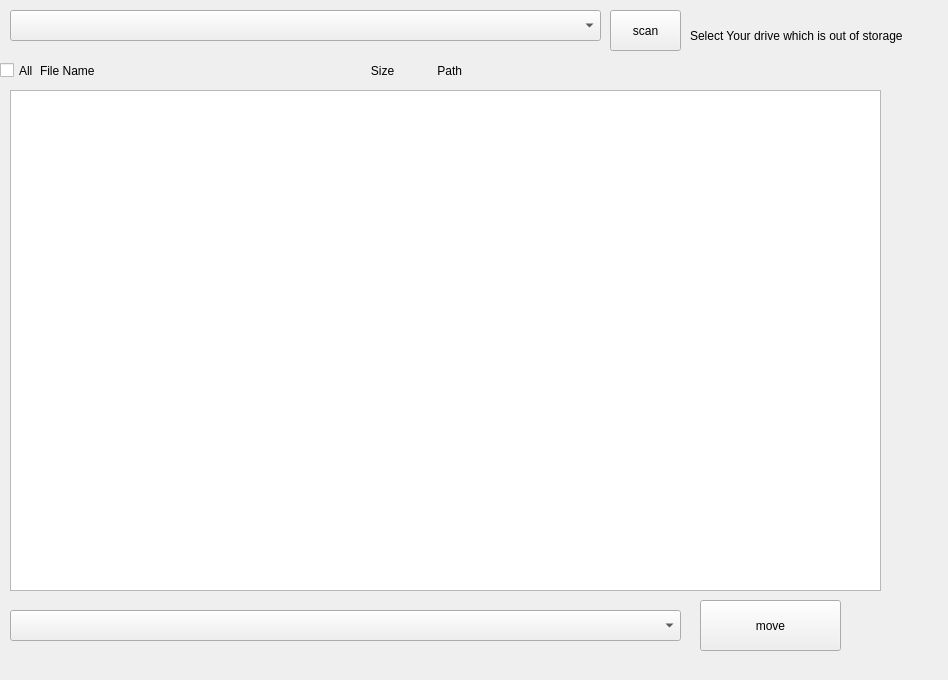
<?xml version="1.0" encoding="UTF-8"?>
<ui version="4.0">
 <class>Drive</class>
 <widget class="QDockWidget" name="Drive">
  <property name="geometry">
   <rect>
    <x>0</x>
    <y>0</y>
    <width>948</width>
    <height>680</height>
   </rect>
  </property>
  <property name="windowTitle">
   <string>DockWidget</string>
  </property>
  <widget class="QWidget" name="dockWidgetContents">
   <widget class="QComboBox" name="comboBox">
    <property name="geometry">
     <rect>
      <x>10</x>
      <y>10</y>
      <width>591</width>
      <height>31</height>
     </rect>
    </property>
   </widget>
   <widget class="QPushButton" name="scan_button">
    <property name="geometry">
     <rect>
      <x>610</x>
      <y>10</y>
      <width>71</width>
      <height>41</height>
     </rect>
    </property>
    <property name="text">
     <string>scan</string>
    </property>
   </widget>
   <widget class="QCheckBox" name="sellectall">
    <property name="geometry">
     <rect>
      <x>0</x>
      <y>50</y>
      <width>41</width>
      <height>41</height>
     </rect>
    </property>
    <property name="text">
     <string>All</string>
    </property>
   </widget>
   <widget class="QLabel" name="label">
    <property name="geometry">
     <rect>
      <x>40</x>
      <y>60</y>
      <width>791</width>
      <height>21</height>
     </rect>
    </property>
    <property name="text">
     <string>File Name                                                                                   Size             Path</string>
    </property>
   </widget>
   <widget class="QPushButton" name="pushButton">
    <property name="geometry">
     <rect>
      <x>700</x>
      <y>600</y>
      <width>141</width>
      <height>51</height>
     </rect>
    </property>
    <property name="text">
     <string>move</string>
    </property>
   </widget>
   <widget class="QLabel" name="label_2">
    <property name="geometry">
     <rect>
      <x>690</x>
      <y>0</y>
      <width>301</width>
      <height>71</height>
     </rect>
    </property>
    <property name="text">
     <string>Select Your drive which is out of storage</string>
    </property>
   </widget>
   <widget class="QComboBox" name="comboBox_movepath">
    <property name="geometry">
     <rect>
      <x>10</x>
      <y>610</y>
      <width>671</width>
      <height>31</height>
     </rect>
    </property>
   </widget>
   <widget class="QTableWidget" name="tableWidget">
    <property name="geometry">
     <rect>
      <x>10</x>
      <y>90</y>
      <width>871</width>
      <height>501</height>
     </rect>
    </property>
   </widget>
  </widget>
 </widget>
 <resources/>
 <connections/>
</ui>
